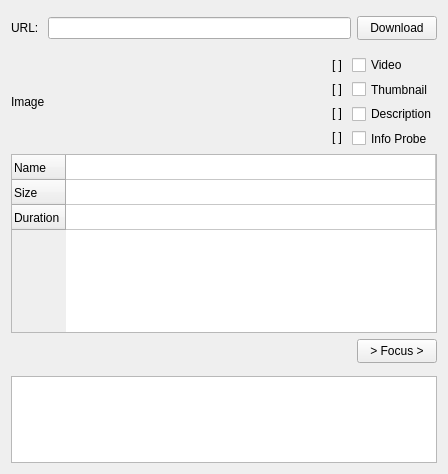
      <widget class="QWidget" name="page_4">
       <property name="geometry">
        <rect>
         <x>0</x>
         <y>0</y>
         <width>448</width>
         <height>474</height>
        </rect>
       </property>
       <attribute name="label">
        <string>Download Video</string>
       </attribute>
       <layout class="QGridLayout" name="gridLayout">
        <item row="8" column="0" colspan="3">
         <widget class="QTextEdit" name="download_status">
          <property name="enabled">
           <bool>true</bool>
          </property>
          <property name="maximumSize">
           <size>
            <width>16777215</width>
            <height>100</height>
           </size>
          </property>
          <property name="lineWrapMode">
           <enum>QTextEdit::NoWrap</enum>
          </property>
          <property name="readOnly">
           <bool>true</bool>
          </property>
         </widget>
        </item>
        <item row="2" column="1">
         <spacer name="verticalSpacer_3">
          <property name="orientation">
           <enum>Qt::Vertical</enum>
          </property>
          <property name="sizeType">
           <enum>QSizePolicy::Fixed</enum>
          </property>
          <property name="sizeHint" stdset="0">
           <size>
            <width>20</width>
            <height>10</height>
           </size>
          </property>
         </spacer>
        </item>
        <item row="0" column="1">
         <spacer name="verticalSpacer_4">
          <property name="orientation">
           <enum>Qt::Vertical</enum>
          </property>
          <property name="sizeType">
           <enum>QSizePolicy::Fixed</enum>
          </property>
          <property name="sizeHint" stdset="0">
           <size>
            <width>20</width>
            <height>5</height>
           </size>
          </property>
         </spacer>
        </item>
        <item row="1" column="1">
         <widget class="QLineEdit" name="download_linedit">
          <property name="readOnly">
           <bool>false</bool>
          </property>
         </widget>
        </item>
        <item row="1" column="2">
         <widget class="QPushButton" name="download_button">
          <property name="minimumSize">
           <size>
            <width>65</width>
            <height>24</height>
           </size>
          </property>
          <property name="text">
           <string>Download</string>
          </property>
         </widget>
        </item>
        <item row="3" column="0" colspan="3">
         <layout class="QHBoxLayout" name="horizontalLayout_4">
          <property name="sizeConstraint">
           <enum>QLayout::SetDefaultConstraint</enum>
          </property>
          <item>
           <widget class="QLabel" name="download_image">
            <property name="sizePolicy">
             <sizepolicy hsizetype="Fixed" vsizetype="Fixed">
              <horstretch>0</horstretch>
              <verstretch>0</verstretch>
             </sizepolicy>
            </property>
            <property name="minimumSize">
             <size>
              <width>165</width>
              <height>92</height>
             </size>
            </property>
            <property name="maximumSize">
             <size>
              <width>165</width>
              <height>92</height>
             </size>
            </property>
            <property name="text">
             <string>Image</string>
            </property>
            <property name="scaledContents">
             <bool>true</bool>
            </property>
           </widget>
          </item>
          <item>
           <spacer name="horizontalSpacer_2">
            <property name="orientation">
             <enum>Qt::Horizontal</enum>
            </property>
            <property name="sizeHint" stdset="0">
             <size>
              <width>40</width>
              <height>20</height>
             </size>
            </property>
           </spacer>
          </item>
          <item>
           <layout class="QVBoxLayout" name="verticalLayout_3">
            <item>
             <widget class="QLabel" name="download_video_gif">
              <property name="sizePolicy">
               <sizepolicy hsizetype="Fixed" vsizetype="Fixed">
                <horstretch>0</horstretch>
                <verstretch>0</verstretch>
               </sizepolicy>
              </property>
              <property name="minimumSize">
               <size>
                <width>18</width>
                <height>18</height>
               </size>
              </property>
              <property name="text">
               <string>[ ]</string>
              </property>
              <property name="scaledContents">
               <bool>true</bool>
              </property>
              <property name="alignment">
               <set>Qt::AlignCenter</set>
              </property>
             </widget>
            </item>
            <item>
             <widget class="QLabel" name="download_thumb_gif">
              <property name="sizePolicy">
               <sizepolicy hsizetype="Fixed" vsizetype="Fixed">
                <horstretch>0</horstretch>
                <verstretch>0</verstretch>
               </sizepolicy>
              </property>
              <property name="minimumSize">
               <size>
                <width>18</width>
                <height>18</height>
               </size>
              </property>
              <property name="text">
               <string>[ ]</string>
              </property>
              <property name="scaledContents">
               <bool>true</bool>
              </property>
              <property name="alignment">
               <set>Qt::AlignCenter</set>
              </property>
             </widget>
            </item>
            <item>
             <widget class="QLabel" name="download_description_gif">
              <property name="sizePolicy">
               <sizepolicy hsizetype="Fixed" vsizetype="Fixed">
                <horstretch>0</horstretch>
                <verstretch>0</verstretch>
               </sizepolicy>
              </property>
              <property name="minimumSize">
               <size>
                <width>18</width>
                <height>18</height>
               </size>
              </property>
              <property name="text">
               <string>[ ]</string>
              </property>
              <property name="scaledContents">
               <bool>true</bool>
              </property>
              <property name="alignment">
               <set>Qt::AlignCenter</set>
              </property>
             </widget>
            </item>
            <item>
             <widget class="QLabel" name="download_probe_gif">
              <property name="sizePolicy">
               <sizepolicy hsizetype="Fixed" vsizetype="Fixed">
                <horstretch>0</horstretch>
                <verstretch>0</verstretch>
               </sizepolicy>
              </property>
              <property name="minimumSize">
               <size>
                <width>18</width>
                <height>18</height>
               </size>
              </property>
              <property name="text">
               <string>[ ]</string>
              </property>
              <property name="scaledContents">
               <bool>true</bool>
              </property>
              <property name="alignment">
               <set>Qt::AlignCenter</set>
              </property>
             </widget>
            </item>
           </layout>
          </item>
          <item>
           <layout class="QVBoxLayout" name="verticalLayout_2">
            <item>
             <widget class="QCheckBox" name="download_check_video">
              <property name="enabled">
               <bool>true</bool>
              </property>
              <property name="minimumSize">
               <size>
                <width>80</width>
                <height>18</height>
               </size>
              </property>
              <property name="text">
               <string>Video</string>
              </property>
             </widget>
            </item>
            <item>
             <widget class="QCheckBox" name="download_check_thumb">
              <property name="enabled">
               <bool>true</bool>
              </property>
              <property name="minimumSize">
               <size>
                <width>80</width>
                <height>18</height>
               </size>
              </property>
              <property name="text">
               <string>Thumbnail</string>
              </property>
             </widget>
            </item>
            <item>
             <widget class="QCheckBox" name="download_check_description">
              <property name="enabled">
               <bool>true</bool>
              </property>
              <property name="minimumSize">
               <size>
                <width>80</width>
                <height>18</height>
               </size>
              </property>
              <property name="text">
               <string>Description</string>
              </property>
             </widget>
            </item>
            <item>
             <widget class="QCheckBox" name="download_check_probe">
              <property name="enabled">
               <bool>true</bool>
              </property>
              <property name="minimumSize">
               <size>
                <width>80</width>
                <height>18</height>
               </size>
              </property>
              <property name="text">
               <string>Info Probe</string>
              </property>
             </widget>
            </item>
           </layout>
          </item>
         </layout>
        </item>
        <item row="1" column="0">
         <widget class="QLabel" name="download_label">
          <property name="text">
           <string>URL: </string>
          </property>
         </widget>
        </item>
        <item row="4" column="0" colspan="3">
         <widget class="QTableWidget" name="download_table">
          <property name="sizePolicy">
           <sizepolicy hsizetype="Expanding" vsizetype="Expanding">
            <horstretch>0</horstretch>
            <verstretch>0</verstretch>
           </sizepolicy>
          </property>
          <property name="minimumSize">
           <size>
            <width>0</width>
            <height>92</height>
           </size>
          </property>
          <property name="maximumSize">
           <size>
            <width>16777215</width>
            <height>16777215</height>
           </size>
          </property>
          <property name="inputMethodHints">
           <set>Qt::ImhNoEditMenu</set>
          </property>
          <property name="editTriggers">
           <set>QAbstractItemView::NoEditTriggers</set>
          </property>
          <property name="alternatingRowColors">
           <bool>false</bool>
          </property>
          <property name="cornerButtonEnabled">
           <bool>false</bool>
          </property>
          <attribute name="horizontalHeaderVisible">
           <bool>false</bool>
          </attribute>
          <attribute name="horizontalHeaderCascadingSectionResizes">
           <bool>false</bool>
          </attribute>
          <attribute name="horizontalHeaderHighlightSections">
           <bool>false</bool>
          </attribute>
          <attribute name="horizontalHeaderStretchLastSection">
           <bool>true</bool>
          </attribute>
          <attribute name="verticalHeaderCascadingSectionResizes">
           <bool>false</bool>
          </attribute>
          <attribute name="verticalHeaderMinimumSectionSize">
           <number>25</number>
          </attribute>
          <attribute name="verticalHeaderDefaultSectionSize">
           <number>25</number>
          </attribute>
          <attribute name="verticalHeaderHighlightSections">
           <bool>false</bool>
          </attribute>
          <row>
           <property name="text">
            <string>Name</string>
           </property>
          </row>
          <row>
           <property name="text">
            <string>Size</string>
           </property>
          </row>
          <row>
           <property name="text">
            <string>Duration</string>
           </property>
          </row>
          <column>
           <property name="text">
            <string/>
           </property>
          </column>
         </widget>
        </item>
        <item row="6" column="1">
         <spacer name="verticalSpacer_2">
          <property name="orientation">
           <enum>Qt::Vertical</enum>
          </property>
          <property name="sizeType">
           <enum>QSizePolicy::Maximum</enum>
          </property>
          <property name="sizeHint" stdset="0">
           <size>
            <width>20</width>
            <height>20</height>
           </size>
          </property>
         </spacer>
        </item>
        <item row="5" column="2">
         <widget class="QPushButton" name="download_button_focus">
          <property name="sizePolicy">
           <sizepolicy hsizetype="Fixed" vsizetype="Fixed">
            <horstretch>0</horstretch>
            <verstretch>0</verstretch>
           </sizepolicy>
          </property>
          <property name="minimumSize">
           <size>
            <width>60</width>
            <height>24</height>
           </size>
          </property>
          <property name="maximumSize">
           <size>
            <width>16777215</width>
            <height>16777215</height>
           </size>
          </property>
          <property name="text">
           <string>&gt; Focus &gt;</string>
          </property>
         </widget>
        </item>
       </layout>
      </widget>
